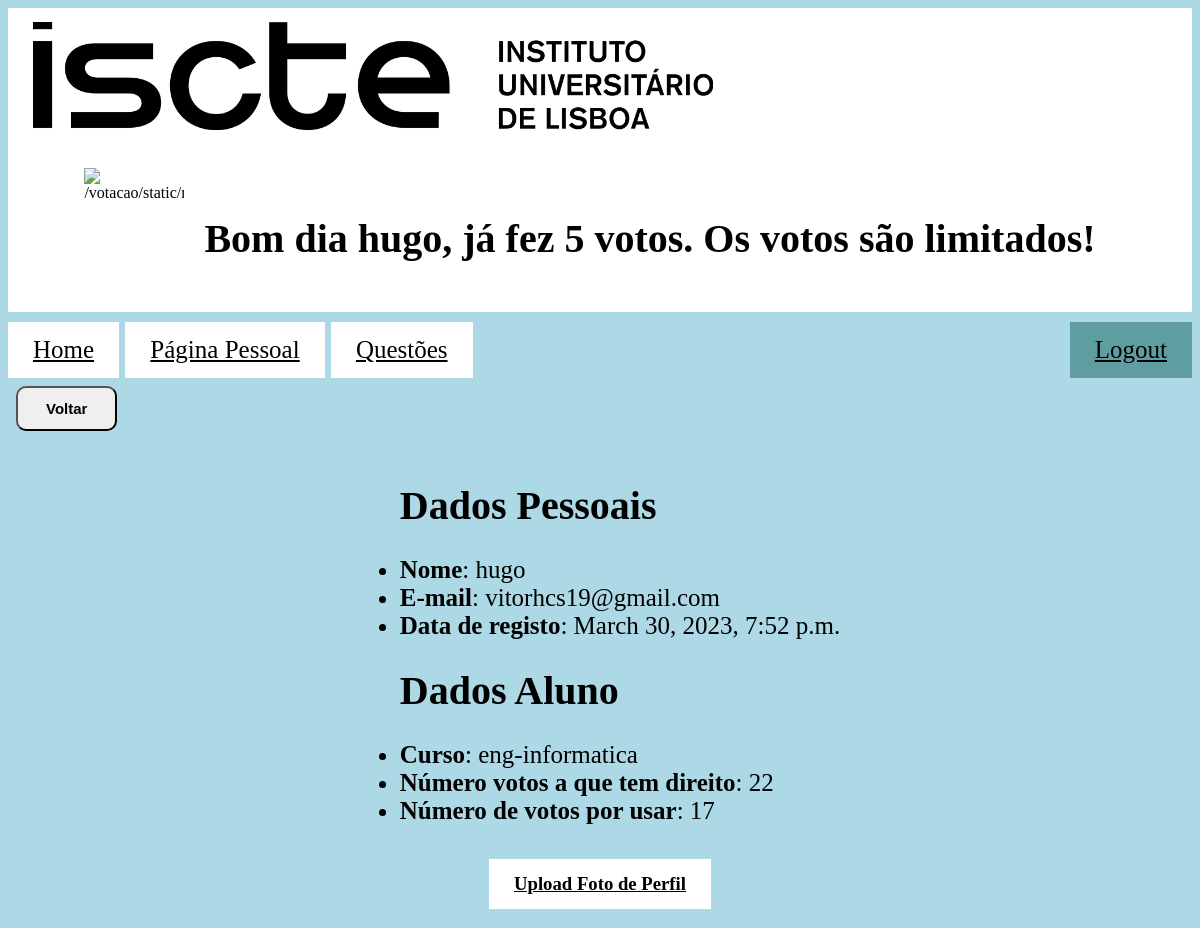
The app's page /votacao/main/personal/ (signed in), older data.
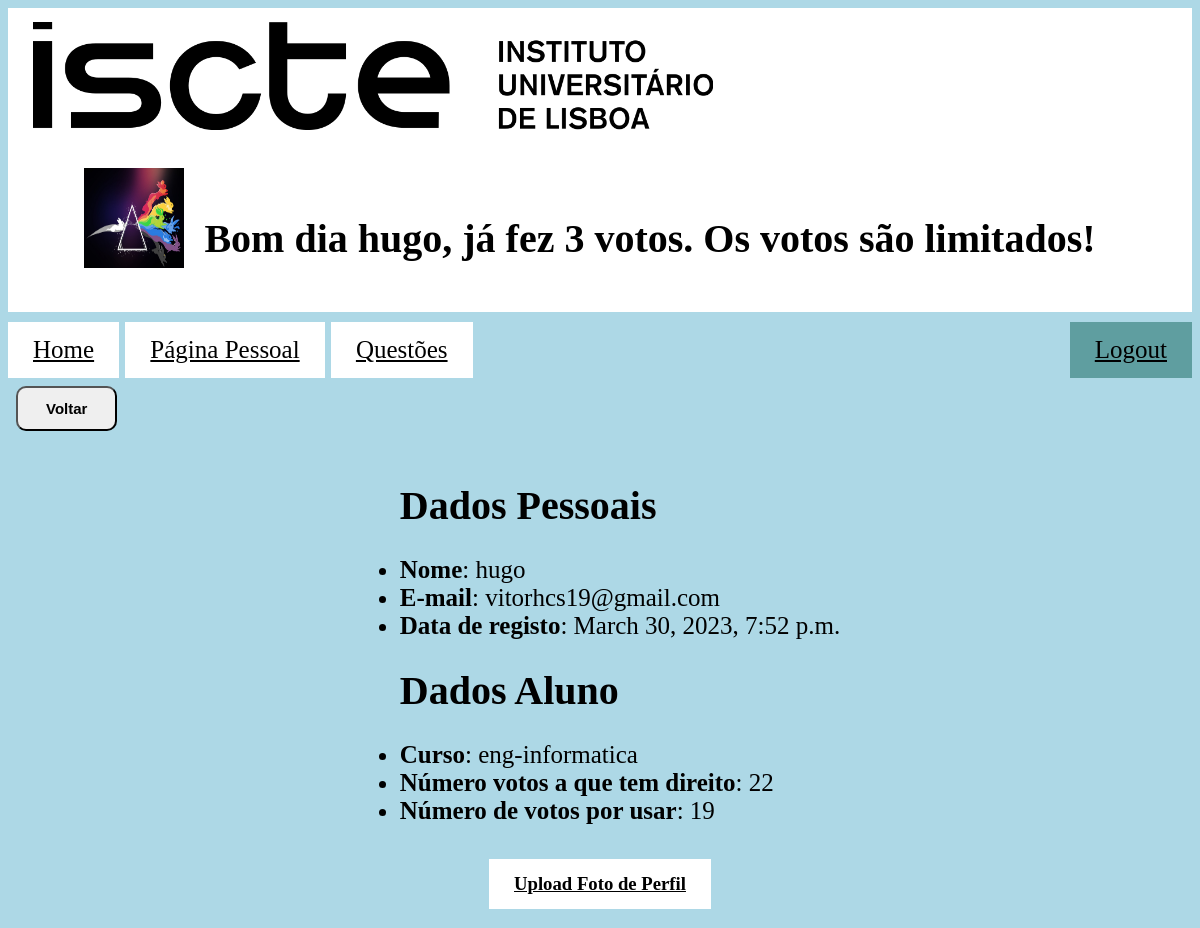
The same page, newer data.
### votacao/models.py (models this page shows)
class Aluno(models.Model):
    user = models.OneToOneField(User, on_delete=models.CASCADE)
    curso = models.CharField(max_length=100)
    numero_grupo=12
    grupo = models.IntegerField(default=numero_grupo)
    votos = models.IntegerField(default=numero_grupo + 10)
    avatar = models.CharField(default='default', max_length=1000)

### votacao/views.py (the view)
# urls.py: path("main/personal/", views.paginapessoal, name='paginapessoal'),
@login_required(login_url='/votacao/')
def paginapessoal(request):
    aluno = Aluno.objects.get(user_id=request.user.id)
    resultado = aluno.grupo + 10 - aluno.votos
    context = {
        'aluno': aluno,
        "resultado": resultado}
    print(settings.BASE_DIR)
    print(settings.MEDIA_ROOT)
    return render(request, 'votacao/paginapessoal.html', context)

### votacao/templates/votacao/paginapessoal.html (shortened to what this page needs)
{% extends "votacao/index.html" %}
{% block navegacao %}
<a href="{% url 'votacao:index' %}">Home</a>
{% endblock %}
{% block conteudo %}
<div>
    <ul>
        <h1> Dados Pessoais </h1>
        <li> <b>Nome</b>: {{ user.username }}</li>
        <li> <b>E-mail</b>: {{ user.email }}</li>
        <li> <b>Data de registo</b>: {{ user.date_joined }}</li>
        <h1> Dados Aluno </h1>
        <li> <b>Curso</b>: {{ aluno.curso }}</li>
        {% if not request.user.is_superuser %}
        <li> <b>Número votos a que tem direito</b>: {{ aluno.grupo|add:10  }} </li>
        <li> <b>Número de votos por usar</b>: {{ aluno.votos }}</li>
        {% endif%}
    </ul>
</div>
{% if not request.user.is_superuser %}
<h3><a href="{% url 'votacao:fazer_upload' %}">Upload Foto de Perfil</a><br></h3>
{% endif%}
{% endblock %}

### votacao/templates/votacao/index.html (shortened to what this page needs)
<!DOCTYPE html>
<html lang="en">
<head>
    {% load static %}
    <link rel="stylesheet" type="text/css" href="{% static 'votacao/css/styles.css' %}">
</head>
<header>
    <a href="https://www.iscte-iul.pt/">{% load static %}
        <img class="logo" src="{% static 'votacao/images/iscte.gif' %}" alt="image not found"
             title="https://www.iscte-iul.pt/">
    </a>
    <div class="container">
        {% if user.is_authenticated %}
        <h1>Bom dia
            <span id="username" onclick="showProfilePic()">{{request.user.username}}</span>,
            {% if not request.user.is_superuser %}
            {% if resultado == 1 %}
            já fez {{resultado}} voto. Os votos são limitados!
            {% elif resultado == 0 %}
            ainda não fez nenhum voto. Os votos são limitados!
            {% else %}
            já fez {{resultado}} votos. Os votos são limitados!
            {% endif %}
            {% endif %}
        </h1>
        {% if not request.user.is_superuser %}
        {% with aluno.avatar|truncatewords:7 as data %}
        {% if data == "default" or request.path == "/votacao/" or request.path == "/votacao/registo/"%}
        {% load static %} <img src="{% static 'votacao/images/default_avatar.jpg' %}">
        {% else %}
        <img id="aluno.avatar" src="{{aluno.avatar}}" alt="{{aluno.avatar}}" height="100" width="100"
             style="visibility: visible;" ondblclick="hiddeProfilePic()">
        {% endif %}
        {% endwith %}
        {% endif %}
    </div>
    {% else %}
    <div>
        <h1>
            O utilizador não está logado
        </h1>
    </div>
    {% endif %}
</header>
<body>
<nav>
    <div>
        {% block navegacao %}
        {% endblock %}
        {% if request.path != "/votacao/" and request.path != "/votacao/registo/" %}
        <a href="{% url 'votacao:paginapessoal' %}"> Página Pessoal</a>
        <a href="{% url 'votacao:index' %}">Questões</a>
        <a style="float:right; background-color:cadetblue" href="{% url 'votacao:logout' %}"> Logout</a>
        {% endif %}
        {% if request.path != "/votacao/main/" and request.path != "/votacao/" %}
        <p>
            <input type=button value="Voltar" onClick="javascript:history.go(-1);">
        </p>
        {% endif %}
    </div>
</nav>
{% block conteudo %}{% endblock %}
</body>
</html>

### votacao/static/votacao/css/styles.css (style rules this page uses)
.logo { width: 60%; display: block; aspect-ratio: initial; align: center; margin-left: initial; }
header { background-color: white; display: block; }
body { background-color:lightblue; text-align:center; }
nav { font-size: 25px; text-align: left; background: lightblue; margin-top: 10px; }
h1 { font-size: 40px; }
p { display: table-row }
ul { display: inline-block; text-align: left; }
li { text-align: left; font-size: 25px; }
input, button, select { border-radius:10px; aligment:left; width: 100%; padding: 12px 20px; margin: 8px; box-sizing: border-box; font-weight: bold; font-size: 15px; display: inline-block; }
a:link, a:visited { background-color: white; color: black; padding: 14px 25px; text-align: center; display: inline-block; }
.container { margin-top: 20px; display: inline-block; }
.container h1 { padding: 20px 20px 20px 20px; float: right; }
.container img { float: left; }

Row changes from the older to the newer data that the page shows:
changed Aluno "eng-informatica": avatar: picture added; votos "17" → "19"
Text that changed along with them:
{{ resultado }}: "5" → "3"
